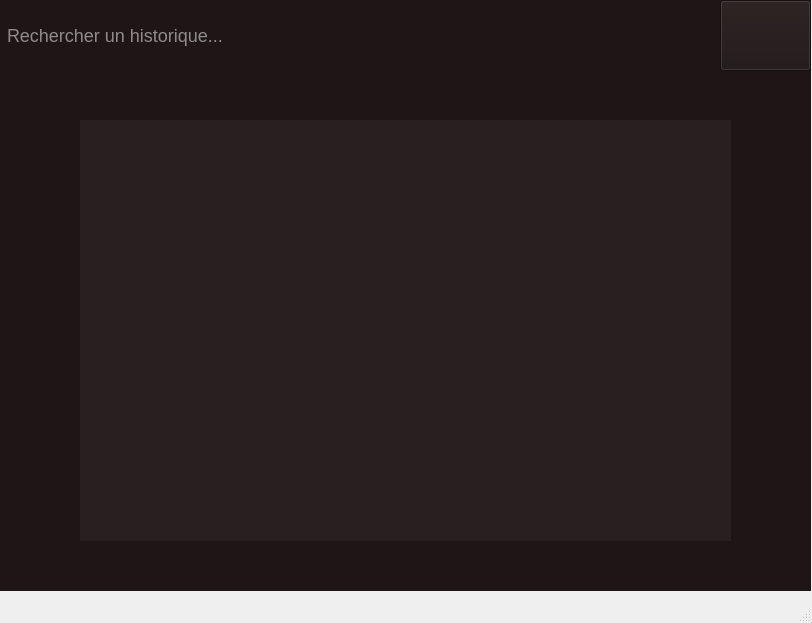
<?xml version="1.0" encoding="UTF-8"?>
<ui version="4.0">
 <class>MainWindow</class>
 <widget class="QMainWindow" name="MainWindow">
  <property name="geometry">
   <rect>
    <x>0</x>
    <y>0</y>
    <width>812</width>
    <height>623</height>
   </rect>
  </property>
  <property name="windowTitle">
   <string>MainWindow</string>
  </property>
  <property name="styleSheet">
   <string notr="true">QGraphicsView#background {
	background-color: rgb(30, 22, 22);
	border: rgb(30, 22, 22);
}

QGraphicsView#topbar {
	background-color: rgb(30, 22, 22);
	border: rgb(30, 22, 22);
}

QGraphicsView#window {
	background-color: rgb(30, 22, 22);
	border: rgb(30, 22, 22);
	border-radius: 20px;
}

QTableView {
	background-color: rgb(40, 32, 32);
	border: rgb(40, 32, 32);
	color: rgb(255, 255, 255);
	font-size: 18px;
	
}

QLineEdit {
	background-color: rgb(30, 22, 22);
	color: rgb(255, 255, 255);
	font-size: 18px;
	padding: 5px;
	border:None;
}

QLineEdit:focus {
	background-color: rgb(60, 52, 52);
	color: rgb(255, 255, 255);
}

QLineEdit:hover {
	background-color: rgb(60, 52, 52);
	color: rgb(255, 255, 255);
}

QLabel {
	color: rgb(255, 255, 255);
	font: 9pt &quot;Arial&quot;;
}

QLabel#status_label {
	color: rgb(254, 0, 0);
	font: 9pt &quot;Arial&quot;;
}

QCheckBox {
	color: rgb(255, 255, 255);
	font: 9pt &quot;Arial&quot;;
}

QPushButton {
    background-color: rgb(40, 32, 32);
    color: white;               /* Texte blanc */
	border-radius: 10px;
    border: 2px solid red;
    padding: 10px 20px;         /* Ajoute de l'espace autour du texte */
    font-size: 16px;            /* Taille du texte */
	font: 9pt &quot;Arial&quot;;
}

QPushButton#sign_in_button {
	background-color: none;
	border: none;
	color: white;
}

QPushButton:hover {
	background-color: rgb(60, 52, 52);
}

QPushButton:hover#sign_in_button {
	color: red;
}

QPushButton:pressed {
    background-color: rgb(234, 60, 60);
}

QPushButton:pressed#sign_in_button {
    color: rgb(255, 148, 148);
}

QPushButton:disabled {
    background-color: #C0C0C0;  /* Couleur grisée lorsque désactivé */
    color: #F0F0F0;             /* Texte un peu plus clair quand désactivé */
}

QOpenGLWidget {
	background-color: rgb(40, 32, 32);
	border-radius: 10px;
}

QToolButton {
	background-color: rgb(30, 22, 22);
}

QToolButton:hover {
	background-color: rgb(60, 52, 52);
}

QToolButton:pressed {
    background-color: rgb(90, 82, 82);
}


</string>
  </property>
  <widget class="QWidget" name="centralwidget">
   <widget class="QGraphicsView" name="background">
    <property name="geometry">
     <rect>
      <x>0</x>
      <y>-30</y>
      <width>811</width>
      <height>621</height>
     </rect>
    </property>
    <property name="contextMenuPolicy">
     <enum>Qt::CustomContextMenu</enum>
    </property>
    <property name="autoFillBackground">
     <bool>false</bool>
    </property>
    <property name="styleSheet">
     <string notr="true">background {
rgb(40, 32, 32)
}</string>
    </property>
    <property name="frameShape">
     <enum>QFrame::Box</enum>
    </property>
   </widget>
   <widget class="QLineEdit" name="usernameEdit">
    <property name="geometry">
     <rect>
      <x>0</x>
      <y>0</y>
      <width>721</width>
      <height>71</height>
     </rect>
    </property>
    <property name="text">
     <string/>
    </property>
    <property name="placeholderText">
     <string>Rechercher un historique...</string>
    </property>
   </widget>
   <widget class="QGraphicsView" name="topbar">
    <property name="geometry">
     <rect>
      <x>0</x>
      <y>0</y>
      <width>811</width>
      <height>71</height>
     </rect>
    </property>
    <property name="styleSheet">
     <string notr="true">QGraphicsView {
	color: rgb(30, 22, 22);
}</string>
    </property>
   </widget>
   <widget class="QLabel" name="status_label">
    <property name="geometry">
     <rect>
      <x>270</x>
      <y>160</y>
      <width>281</width>
      <height>31</height>
     </rect>
    </property>
    <property name="text">
     <string>&lt;html&gt;&lt;head/&gt;&lt;body&gt;&lt;p align=&quot;center&quot;&gt;&lt;br/&gt;&lt;/p&gt;&lt;/body&gt;&lt;/html&gt;</string>
    </property>
   </widget>
   <widget class="QToolButton" name="toolButton">
    <property name="geometry">
     <rect>
      <x>720</x>
      <y>0</y>
      <width>91</width>
      <height>71</height>
     </rect>
    </property>
    <property name="cursor">
     <cursorShape>PointingHandCursor</cursorShape>
    </property>
    <property name="contextMenuPolicy">
     <enum>Qt::ActionsContextMenu</enum>
    </property>
    <property name="acceptDrops">
     <bool>false</bool>
    </property>
    <property name="statusTip">
     <string/>
    </property>
    <property name="locale">
     <locale language="French" country="France"/>
    </property>
    <property name="text">
     <string/>
    </property>
    <property name="icon">
     <iconset resource="main_qrc.qrc">
      <normaloff>:/Burger.png</normaloff>:/Burger.png</iconset>
    </property>
    <property name="iconSize">
     <size>
      <width>70</width>
      <height>70</height>
     </size>
    </property>
    <property name="popupMode">
     <enum>QToolButton::InstantPopup</enum>
    </property>
    <property name="toolButtonStyle">
     <enum>Qt::ToolButtonIconOnly</enum>
    </property>
    <property name="autoRaise">
     <bool>false</bool>
    </property>
   </widget>
   <widget class="QTableView" name="tableView">
    <property name="geometry">
     <rect>
      <x>80</x>
      <y>120</y>
      <width>651</width>
      <height>421</height>
     </rect>
    </property>
   </widget>
   <zorder>background</zorder>
   <zorder>topbar</zorder>
   <zorder>usernameEdit</zorder>
   <zorder>status_label</zorder>
   <zorder>toolButton</zorder>
   <zorder>tableView</zorder>
  </widget>
  <widget class="QStatusBar" name="statusbar"/>
 </widget>
 <resources>
  <include location="main_qrc.qrc"/>
 </resources>
 <connections/>
</ui>
